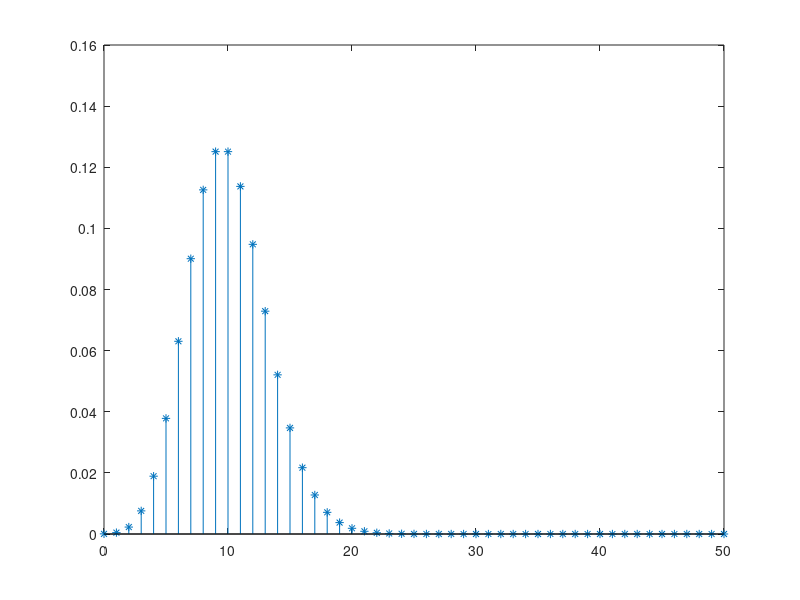

The MATLAB script that drew this image: (Note: this script raises an error after producing the figure.)
lambda=10.0; % declare lambda
x=0:50;
PoissPdf = exp(-lambda) * lambda .^ x ./ factorial(x);
stem(x,PoissPdf,'*')
hold on
NumSamples=1000;
rand('twister',10098);
PoissSim=arrayfun(@(L)Sim1Poisson(L),lambda*ones(1,NumSamples));
PoissSamples=hist(PoissSim,x);
plot(x,PoissSamples/NumSamples,'o')
legend('PDF of Poisson(10)', 'Relative freq. hist. (1000 samples)')